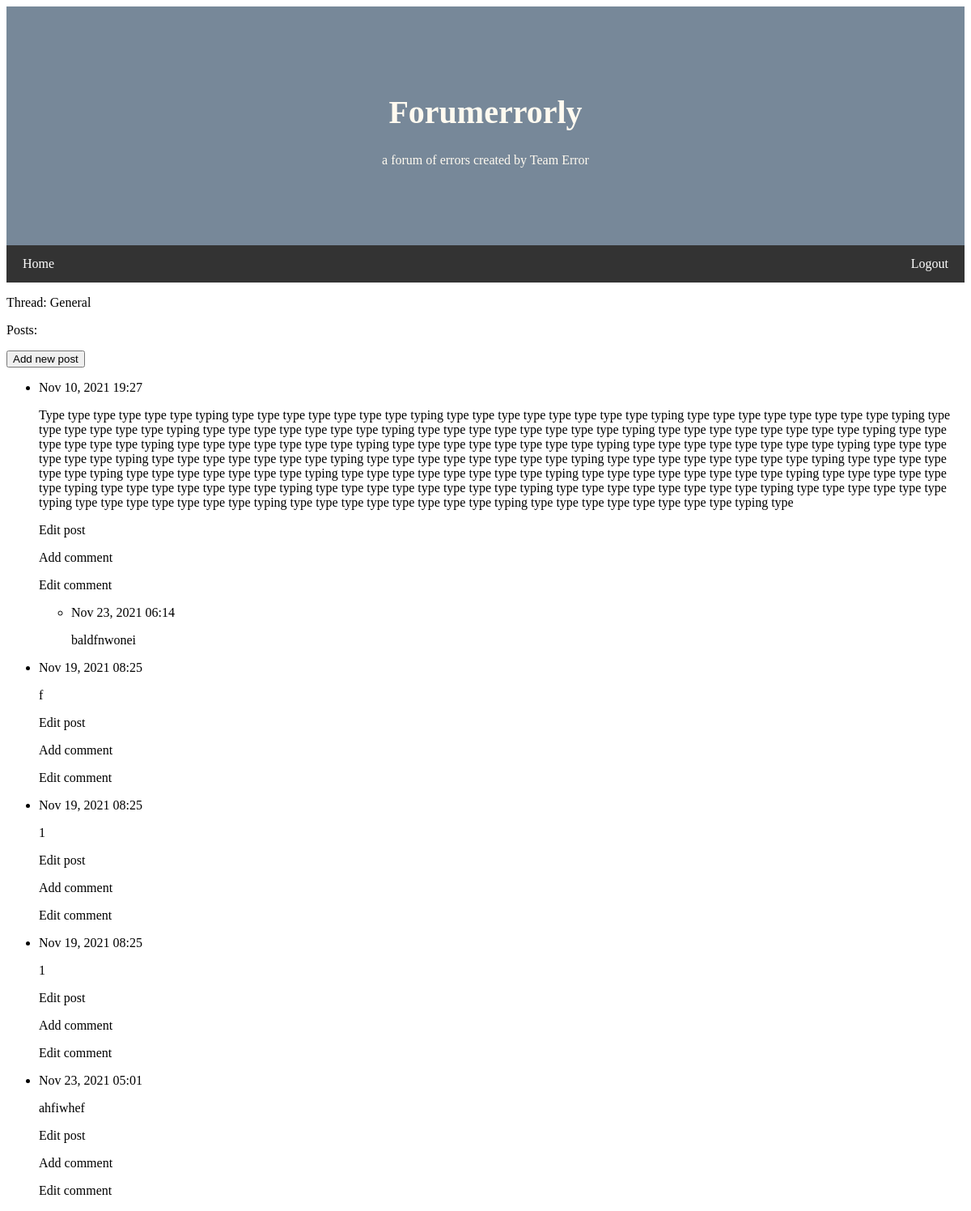
Page /threads/1/ on the committed database.
### fe_app/models.py (models this page shows, shortened)
class Thread(models.Model):
    text = models.CharField(max_length=200)                 # can add more fields here later! check Django Model Field Ref
    date_added = models.DateTimeField(auto_now_add=True)
    def __str__(self):
        return self.text

class Post(models.Model):
    thread = models.ForeignKey(Thread, on_delete=models.CASCADE)  # connects post to thread, deletes entire thread
    text = models.TextField()   # no char limit for posts
    date_added = models.DateTimeField(auto_now_add=True)    # shows timestamp for post
    """ May not need this!
    class Meta:
        # Extra information for managing Post model.
    """

class Comment(models.Model):
    post = models.ForeignKey(Post, on_delete=models.CASCADE) # connects comment to post, deletes all comments
    text = models.TextField() # no char limit for comments
    date_added = models.DateTimeField(auto_now_add=True) # shows timestamp for comment

### fe_app/views.py (the view)
# urls.py: path('threads/<int:thread_id>/', views.thread, name='thread'),  # page for a single thread
def thread(request, thread_id):
    thread = Thread.objects.get(id=thread_id)
    posts = thread.post_set.order_by('date_added')  # get all posts under thread (oldest on top)
    context = {'thread': thread, 'posts': posts}
    return render(request, 'fe_app/thread.html', context)

### fe_app/templates/fe_app/thread.html (shortened to what this page needs)
{% extends "fe_app/base.html" %}
{% block content %}
<!DOCTYPE html>
<html>
<head>
    <p>Thread: {{ thread }}</p>
    <p>Posts:</p>
    <p>
        <button><a href="{% url 'fe_app:new_post' thread.id %}">Add new post</a></button>
    </p>
    <ul>
    {% for post in posts %}
        <li>
            <p>{{ post.date_added|date:'M d, Y H:i' }}</p>
            <p>{{ post.text|linebreaks }}</p>
            <p>
                <a href="{% url 'fe_app:edit_post' post.id %}">Edit post</a>
            </p>
            <p>
                <a href="{% url 'fe_app:new_comment' post.id %}">Add comment</a>
            </p>
            <p>
                <a href="{% url 'fe_app:edit_comment' post.id %}">Edit comment</a>
            </p>
            <ul>
            {% for comment in post.comment_set.all %}
                <li>
                    <p>{{ comment.date_added|date:'M d, Y H:i' }}</p>
                    <p>{{ comment.text|linebreaks }}</p>
                </li>
            {% endfor %}
            </ul>
        </li>
    {% empty %}
        <li>No posts for this thread have been created yet. Make a post!</li>
    {% endfor %}
    </ul>
</head>
</html>
{% endblock content %}

### fe_app/templates/fe_app/base.html (style rules this page uses)
body { font-family: Corsiva; }

### fe_app/templates/fe_app/thread.html (style rules this page uses)
a { text-decoration: none; color : inherit }

### rows in the picture
Thread: text "General"
Post: date_added "Nov 10, 2021 19:27", text "Type type type type type type typing type type type type type type type typing type type type type type type type type typing type type type type type type type type typing type type type type type type typing type type type type type type type typing type type type type type type type type typing type type type type type type type type typing type type type type type type typing type type type type type type type typing type type type type type type type type typing type type type type type type type type typing type type type type type type typing type type type type type type type typing type type type type type type type type typing type type type type type type type type typing type…"
Comment: date_added "Nov 23, 2021 06:14", text "baldfnwonei"
Post: date_added "Nov 19, 2021 08:25", text "f"
Post: date_added "Nov 19, 2021 08:25", text "1"
Post: date_added "Nov 19, 2021 08:25", text "1"
Post: date_added "Nov 23, 2021 05:01", text "ahfiwhef"
